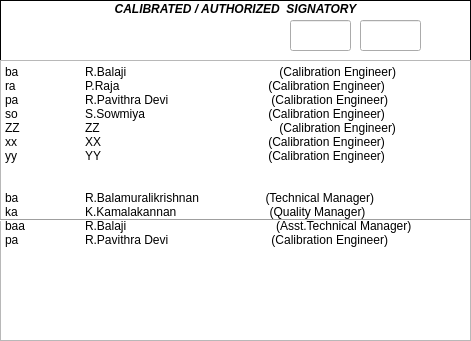
           <widget class="QGroupBox" name="groupBox_16">
            <property name="geometry">
             <rect>
              <x>200</x>
              <y>1380</y>
              <width>471</width>
              <height>341</height>
             </rect>
            </property>
            <property name="font">
             <font>
              <weight>75</weight>
              <italic>true</italic>
              <bold>true</bold>
             </font>
            </property>
            <property name="styleSheet">
             <string notr="true">QGroupBox{background-color: white;
    border: 1px solid black;
    margin-top: 0.5em;
}




</string>
            </property>
            <property name="title">
             <string>CALIBRATED / AUTHORIZED  SIGNATORY</string>
            </property>
            <property name="alignment">
             <set>Qt::AlignCenter</set>
            </property>
            <widget class="QPlainTextEdit" name="plainTextEdit_2">
             <property name="geometry">
              <rect>
               <x>0</x>
               <y>60</y>
               <width>471</width>
               <height>281</height>
              </rect>
             </property>
             <property name="plainText">
              <string>ba	R.Balaji                                              (Calibration Engineer)
ra	P.Raja                         	       (Calibration Engineer)
pa	R.Pavithra Devi                               (Calibration Engineer)
so	S.Sowmiya                             	       (Calibration Engineer)
ZZ	ZZ                                                      (Calibration Engineer)
xx	XX                           	       (Calibration Engineer)
yy	YY                          	       (Calibration Engineer)


ba	R.Balamuralikrishnan                    (Technical Manager)
ka	K.Kamalakannan                            (Quality Manager)
baa	R.Balaji                                             (Asst.Technical Manager)
pa	R.Pavithra Devi                               (Calibration Engineer)
</string>
             </property>
            </widget>
            <widget class="Line" name="line_6">
             <property name="geometry">
              <rect>
               <x>0</x>
               <y>210</y>
               <width>471</width>
               <height>20</height>
              </rect>
             </property>
             <property name="orientation">
              <enum>Qt::Horizontal</enum>
             </property>
            </widget>
            <widget class="QLineEdit" name="lineEdit_49">
             <property name="geometry">
              <rect>
               <x>290</x>
               <y>20</y>
               <width>61</width>
               <height>31</height>
              </rect>
             </property>
             <property name="text">
              <string/>
             </property>
            </widget>
            <widget class="QLineEdit" name="lineEdit_50">
             <property name="geometry">
              <rect>
               <x>360</x>
               <y>20</y>
               <width>61</width>
               <height>31</height>
              </rect>
             </property>
             <property name="text">
              <string/>
             </property>
            </widget>
           </widget>
